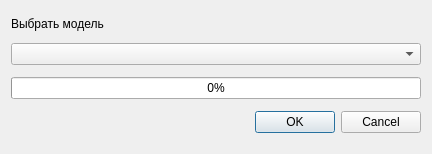
<?xml version="1.0" encoding="UTF-8"?>
<ui version="4.0">
 <class>Dialog</class>
 <widget class="QDialog" name="Dialog">
  <property name="geometry">
   <rect>
    <x>0</x>
    <y>0</y>
    <width>432</width>
    <height>154</height>
   </rect>
  </property>
  <property name="sizePolicy">
   <sizepolicy hsizetype="Minimum" vsizetype="Minimum">
    <horstretch>0</horstretch>
    <verstretch>0</verstretch>
   </sizepolicy>
  </property>
  <property name="windowTitle">
   <string>Dialog</string>
  </property>
  <layout class="QVBoxLayout" name="verticalLayout">
   <item>
    <widget class="QLabel" name="label">
     <property name="sizePolicy">
      <sizepolicy hsizetype="Minimum" vsizetype="Maximum">
       <horstretch>0</horstretch>
       <verstretch>0</verstretch>
      </sizepolicy>
     </property>
     <property name="text">
      <string>Выбрать модель</string>
     </property>
    </widget>
   </item>
   <item>
    <widget class="QComboBox" name="modelBox">
     <property name="sizePolicy">
      <sizepolicy hsizetype="Minimum" vsizetype="Maximum">
       <horstretch>0</horstretch>
       <verstretch>0</verstretch>
      </sizepolicy>
     </property>
     <property name="currentText">
      <string/>
     </property>
    </widget>
   </item>
   <item>
    <widget class="QProgressBar" name="progressBar">
     <property name="sizePolicy">
      <sizepolicy hsizetype="Expanding" vsizetype="Maximum">
       <horstretch>0</horstretch>
       <verstretch>0</verstretch>
      </sizepolicy>
     </property>
     <property name="value">
      <number>0</number>
     </property>
    </widget>
   </item>
   <item>
    <widget class="QDialogButtonBox" name="buttonBox">
     <property name="orientation">
      <enum>Qt::Orientation::Horizontal</enum>
     </property>
     <property name="standardButtons">
      <set>QDialogButtonBox::StandardButton::Cancel|QDialogButtonBox::StandardButton::Ok</set>
     </property>
    </widget>
   </item>
  </layout>
 </widget>
 <resources/>
 <connections>
  <connection>
   <sender>buttonBox</sender>
   <signal>accepted()</signal>
   <receiver>Dialog</receiver>
   <slot>accept()</slot>
   <hints>
    <hint type="sourcelabel">
     <x>248</x>
     <y>254</y>
    </hint>
    <hint type="destinationlabel">
     <x>157</x>
     <y>274</y>
    </hint>
   </hints>
  </connection>
  <connection>
   <sender>buttonBox</sender>
   <signal>rejected()</signal>
   <receiver>Dialog</receiver>
   <slot>reject()</slot>
   <hints>
    <hint type="sourcelabel">
     <x>316</x>
     <y>260</y>
    </hint>
    <hint type="destinationlabel">
     <x>286</x>
     <y>274</y>
    </hint>
   </hints>
  </connection>
 </connections>
</ui>
